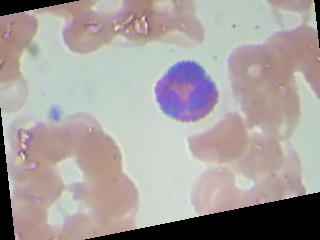
#> input picture dataset/originals/EOSINOPHIL/_11_7013.jpeg, 320 x 240 px; its folder holds only this picture in this run
$ python -i degradation_folder_for_e2e.py   (imports and definitions only)
#> lines starting #> are read from the running program, lines starting #| are printed output that depends on the picture
#> further down, picture is the input picture: shape (240, 320, 3); mean B, G, R 158, 159.9, 167.1
import os
import cv2
import numpy as np

def apply_degradation(image):
    """
    Applies a series of degradation processes to the input image.
    Returns the resized high-resolution image and the degraded low-resolution image.
    """
    # === Adjust: Resize to match the dataset's target size
    # Step 1: Resize to HR target size
    hr_resized = cv2.resize(image, (256, 256), interpolation=cv2.INTER_CUBIC)
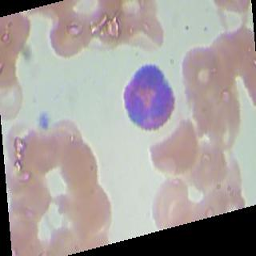
#> hr_resized: shape (256, 256, 3); mean B, G, R 158.1, 160, 167.2

    # Step 2: Blur the image (Gaussian filter)
    blur1 = cv2.GaussianBlur(hr_resized, (15, 15), 0)
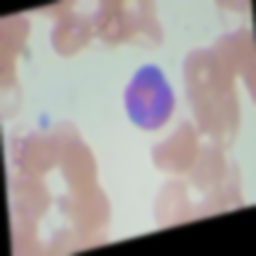
#> blur1: shape (256, 256, 3); mean B, G, R 158.2, 160, 167.3

    # Step 3: Downsample to target LR size using bicubic interpolation
    lr_resized = cv2.resize(blur1, (64, 64), interpolation=cv2.INTER_CUBIC)

    # Step 4: Add Gaussian noise
    noise = np.random.normal(0, 25, lr_resized.shape).astype(np.uint8)
    noisy_image = cv2.add(lr_resized, noise)
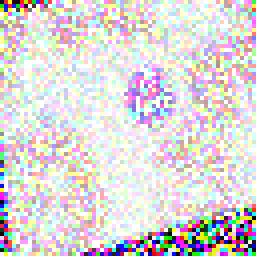
#> noisy_image: shape (64, 64, 3) (shown 4 times larger); mean B, G, R 215, 214.8, 219.8

    # Step 5: Apply JPEG compression
    _, encoded_img = cv2.imencode('.jpg', noisy_image, [int(cv2.IMWRITE_JPEG_QUALITY), 70])
#> encoded_img = 2185 values, max 255 at index 0, min 0 at index 4, mean 114.8
    compressed_image = cv2.imdecode(encoded_img, 1)
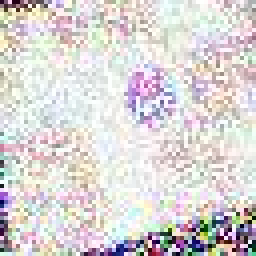
#> compressed_image: shape (64, 64, 3) (shown 4 times larger); mean B, G, R 213.5, 213.9, 218.3

    # Step 6: Apply a second Gaussian blur
    blur2 = cv2.GaussianBlur(compressed_image, (5, 5), 0)
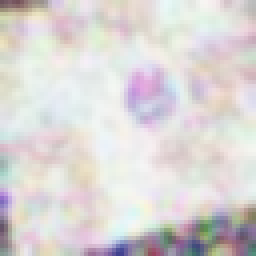
#> blur2: shape (64, 64, 3) (shown 4 times larger); mean B, G, R 213.6, 214, 218.4

    return hr_resized, blur2

# === Adjust: Folder Paths
base_path = "dataset/gt"  # Path to source high-resolution images
lr_base_path = "dataset/lq"  # Path to save the degraded low-resolution images

# Iterate through train and test folders
# [35 lines not run here, left out]

>>> import cv2
>>> picture = cv2.imread('../dataset/originals/EOSINOPHIL/_11_7013.jpeg')
>>> result = apply_degradation(picture)

$ run again, on dataset/originals/EOSINOPHIL/_11_7293.jpeg
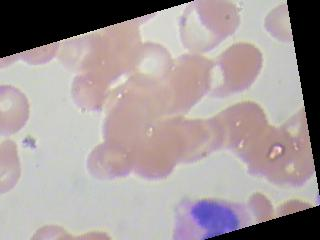
#> input picture dataset/originals/EOSINOPHIL/_11_7293.jpeg, 320 x 240 px
#> picture is the input picture: shape (240, 320, 3); mean B, G, R 154.5, 154.2, 164.8
#> in apply_degradation, `noisy_image = cv2.add(lr_resized, noise)`:
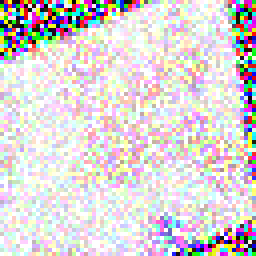
#> noisy_image: shape (64, 64, 3) (shown 4 times larger); mean B, G, R 212.4, 211.6, 217.8
#> encoded_img = 2213 values, max 255 at index 0, min 0 at index 4, mean 115.9
#> in apply_degradation, `blur2 = cv2.GaussianBlur(compressed_image, (5, 5), 0)`:
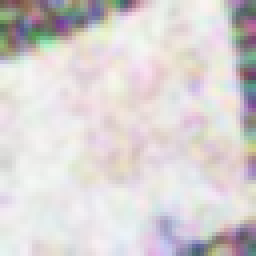
#> blur2: shape (64, 64, 3) (shown 4 times larger); mean B, G, R 211.1, 210.9, 216.1

$ run again, on dataset/originals/EOSINOPHIL/_11_8228.jpeg
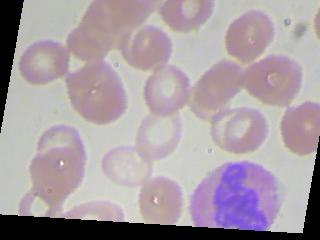
#> input picture dataset/originals/EOSINOPHIL/_11_8228.jpeg, 320 x 240 px
#> picture is the input picture: shape (240, 320, 3); mean B, G, R 163.2, 156.5, 168
#> in apply_degradation, `noisy_image = cv2.add(lr_resized, noise)`:
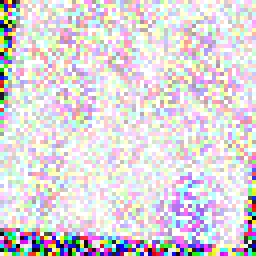
#> noisy_image: shape (64, 64, 3) (shown 4 times larger); mean B, G, R 217.5, 213.4, 219.7
#> encoded_img = 2230 values, max 255 at index 0, min 0 at index 4, mean 116.3
#> in apply_degradation, `blur2 = cv2.GaussianBlur(compressed_image, (5, 5), 0)`:
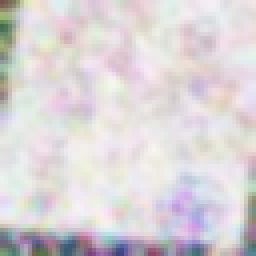
#> blur2: shape (64, 64, 3) (shown 4 times larger); mean B, G, R 215.6, 212.5, 218.1

$ run again, on dataset/originals/EOSINOPHIL/_14_1611.jpeg
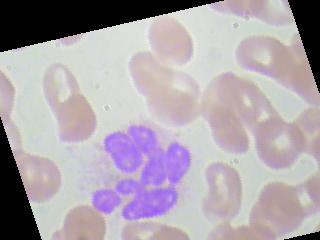
#> input picture dataset/originals/EOSINOPHIL/_14_1611.jpeg, 320 x 240 px
#> picture is the input picture: shape (240, 320, 3); mean B, G, R 171.8, 164.2, 173
#> in apply_degradation, `noisy_image = cv2.add(lr_resized, noise)`:
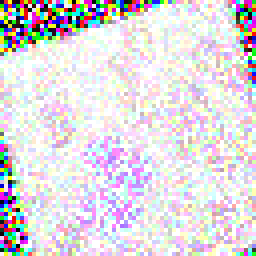
#> noisy_image: shape (64, 64, 3) (shown 4 times larger); mean B, G, R 221.3, 216.9, 221.6
#> encoded_img = 2107 values, max 255 at index 0, min 0 at index 4, mean 117.2
#> in apply_degradation, `blur2 = cv2.GaussianBlur(compressed_image, (5, 5), 0)`:
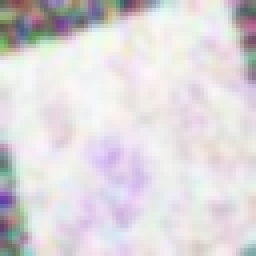
#> blur2: shape (64, 64, 3) (shown 4 times larger); mean B, G, R 219.5, 216.2, 220.4
